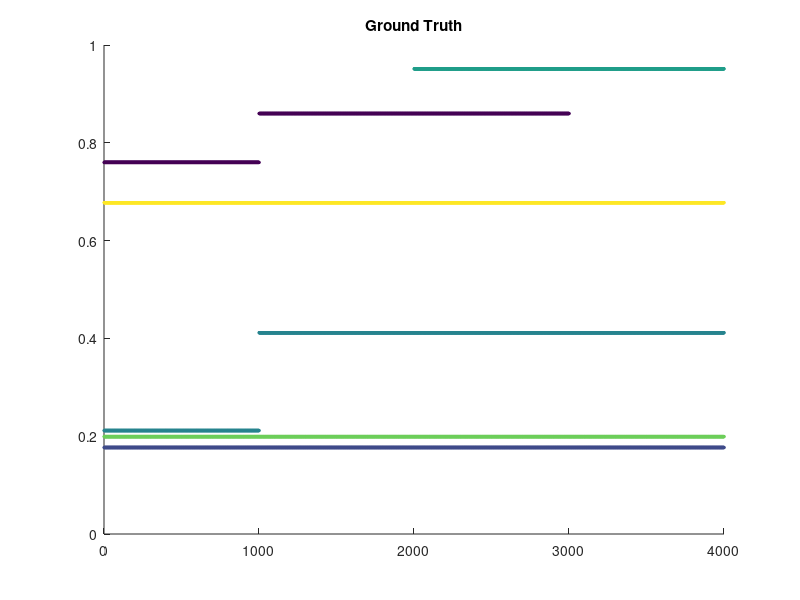

Write the MATLAB code that produced this figure. (Note: this script raises an error after producing the figure.)
% We test the ability to track frequency components


% Number of rows and columns
numr = 256;
numc = 1000;
% Rank of the underlying matrix.
truerank = 5;

maxrank = 10;%i-1;
M = 30;

f = [0.1769    0.1992    0.2116    0.6776    0.7599];
amp = [ 0.3  0.8   0.5  1  0.1];
%amp = [1 1 1 1 1];
%f = sort(rand(1,truerank));
omega = diag(exp(j*2*pi*f));
Omega = ones(numr,truerank);
for i =2:numr
    Omega(i,:) = Omega(i-1,:)*omega;
end
Omega = Omega*diag(amp);

% coefficients
coeff = randn(numc,truerank);
    
t = ones(truerank,1)*[1:numc];
figure(1);
scatter(reshape(t,numc*truerank,1),reshape(f'*ones(1,numc),numc*truerank,1),3,reshape(amp'*ones(1,numc),numc*truerank,1));
title('Ground Truth');
hold on;


I1 = zeros(M*numc,1);
% Select a random set of M entries of Y.
for it = 1:numc
    p = randperm(numr);
    I1((it-1)*M+1:it*M) = p(1:M);
end
J1 = reshape(repmat([1:numc],M,1),numc*M,1);

% Values of Y at the locations indexed by I and J.
S1 = sum(Omega(I1,:).*coeff(J1,:),2);

%

f = [0.1769    0.1992    0.4116    0.6776    0.8599];
amp = [ 0.3  0.8   0.5  1  0.1];

%f = sort(rand(1,truerank));
omega = diag(exp(j*2*pi*f));
Omega = ones(numr,truerank);
for i =2:numr
    Omega(i,:) = Omega(i-1,:)*omega;
end
Omega = Omega*diag(amp);

% coefficients
coeff = randn(numc,truerank);
    
figure(1);
t = ones(truerank,1)*[1+numc:2*numc];
scatter(reshape(t,numc*truerank,1),reshape(f'*ones(1,numc),numc*truerank,1),3,reshape(amp'*ones(1,numc),numc*truerank,1));
title('Ground Truth');
hold on;

I2 = zeros(M*numc,1);
% Select a random set of M entries of Y.
for it = 1:numc
    p = randperm(numr);
    I2((it-1)*M+1:it*M) = p(1:M);
end
J2 = reshape(repmat([1:numc],M,1),numc*M,1);

% Values of Y at the locations indexed by I and J.
S2 = sum(Omega(I2,:).*coeff(J2,:),2);


truerank = 6;
f = [0.1769    0.1992    0.4116    0.6776    0.8599  0.9513];
amp = [ 0.3  0.8   0.5  1  0.1  0.6];

%f = sort(rand(1,truerank));
omega = diag(exp(j*2*pi*f));
Omega = ones(numr,truerank);
for i =2:numr
    Omega(i,:) = Omega(i-1,:)*omega;
end
Omega = Omega*diag(amp);

% coefficients
coeff = randn(numc,truerank);
    
    
figure(1);
t = ones(truerank,1)*[1+2*numc:3*numc];
scatter(reshape(t,numc*truerank,1),reshape(f'*ones(1,numc),numc*truerank,1),3,reshape(amp'*ones(1,numc),numc*truerank,1));
title('Ground Truth');
hold on;

I3 = zeros(M*numc,1);
% Select a random set of M entries of Y.
for it = 1:numc
    p = randperm(numr);
    I3((it-1)*M+1:it*M) = p(1:M);
end
J3 = reshape(repmat([1:numc],M,1),numc*M,1);

% Values of Y at the locations indexed by I and J.
S3 = sum(Omega(I3,:).*coeff(J3,:),2);


truerank = 5;
f = [0.1769    0.1992    0.4116    0.6776    0.9513];
amp = [ 0.3  0.8   0.5  1    0.6];

%f = sort(rand(1,truerank));
omega = diag(exp(j*2*pi*f));
Omega = ones(numr,truerank);
for i =2:numr
    Omega(i,:) = Omega(i-1,:)*omega;
end
Omega = Omega*diag(amp);

% coefficients
coeff = randn(numc,truerank);
    
    
figure(1);
t = ones(truerank,1)*[1+3*numc:4*numc];
scatter(reshape(t,numc*truerank,1),reshape(f'*ones(1,numc),numc*truerank,1),3,reshape(amp'*ones(1,numc),numc*truerank,1));
title('Ground Truth');
hold on;

I4 = zeros(M*numc,1);
% Select a random set of M entries of Y.
for it = 1:numc
    p = randperm(numr);
    I4((it-1)*M+1:it*M) = p(1:M);
end
J4 = reshape(repmat([1:numc],M,1),numc*M,1);

% Values of Y at the locations indexed by I and J.
S4 = sum(Omega(I4,:).*coeff(J4,:),2);

I = [I1; I2; I3; I4];
J = reshape(repmat([1:4*numc],M,1),4*numc*M,1);


S_noiseFree = [S1; S2; S3; S4];



noiseFac = .1e-2;

    % Add noise.
noise = noiseFac*randn(size(S_noiseFree));
S = S_noiseFree + noise;



maxCycles = 1;
step_size = 0.1;


lambda = 0.98;

numc = 4*numc;

[U,sub_err,err_reg,omega_est,amp_est] = subspace_modal_analysis(Omega,I,J,S,numr,numc,maxrank,maxCycles,lambda);

[U1,sub_err1,err_reg1,omega_est1,amp_est1] = grouse_model(Omega,I,J,S,numr,numc,maxrank,step_size,maxCycles);


% [Usg1, Vsg1, err_reg1, sub_err1] = grouse(Omega,I,J,S,numr,numc,maxrank,step_size,maxCycles);
   
% [Usg, err_reg, sub_err, trR] =
% rls_mc_parallel_mod(Omega,I,J,S,numr,numc,maxrank,maxCycles,lambda);

%% plot
%
t = ones(maxrank,1)*[1:numc];
figure(2);
scatter(reshape(t,numc*maxrank,1),reshape(omega_est,numc*maxrank,1),3,reshape(amp_est,numc*maxrank,1));
title('PETRELS');
xlabel('data stream index');
ylabel('mode locations');
figure(3);
scatter(reshape(t,numc*maxrank,1),reshape(omega_est1,numc*maxrank,1),3,reshape(amp_est1,numc*maxrank,1));
title('GROUSE');
xlabel('data stream index');
ylabel('mode locations');
%figure; % plot the ground truth
